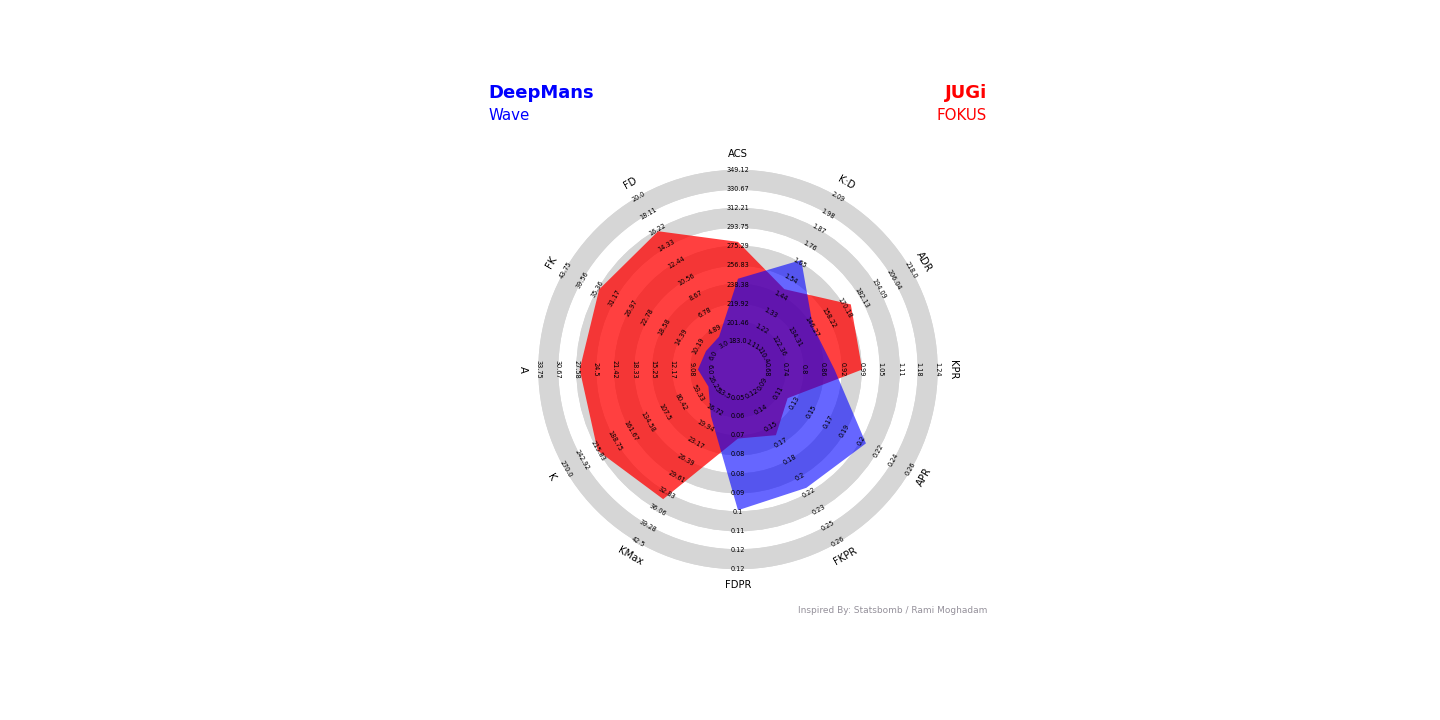

This figure's Python source:
import pandas as pd
import matplotlib.pyplot as plt
from soccerplots.radar_chart import Radar



#read in the data
df = pd.read_csv('TR.csv')
df.head()

df['Player'] = df['Player'].str.split('\n',expand=True)[0] #remove team names
df.head() 



df.Player.unique() #check if it actually worked



df = df[(df['Player']=='DeepMans') | (df['Player']=='JUGi')].reset_index()  #select the two [players]



df = df.drop(['index','Rnd','CL','D','Agents','Unnamed: 0','KAST','HS%','CL%'],axis=1) #drop the usleless colums 
df



#get parameters
params = list(df.columns) #creating a list of all the colums/metrics 
params = params[1:]
params



#add ranges to list of tuple pairs & fit percentile values for our stats for the players 
ranges = []
a_values = []
b_values = []

for x in params:
    a = min(df[params][x])
    a = a - (a*.25)
    
    b = max(df[params][x])
    b = b + (b*.25)
    
    ranges.append((a,b))
    
for x in range(len(df['Player'])):
    if df['Player'][x] == 'DeepMans':
        a_values = df.iloc[x].values.tolist()
    if df['Player'][x] == 'JUGi':
        b_values = df.iloc[x].values.tolist()
        
a_values = a_values[1:]
b_values = b_values[1:]

values = [a_values , b_values]
values 



#title 

title = dict(
    title_name='DeepMans',
    title_color = 'blue',
    subtitle_name = 'Wave',
    subtitle_color = 'blue',
    title_name_2='JUGi',
    title_color_2 = 'red',
    subtitle_name_2 = 'FOKUS',
    subtitle_color_2 = 'red',
    title_fontsize = 18,
    subtitle_fontsize=15
)



radar = Radar()

fig,ax = radar.plot_radar(ranges=ranges,params=params,values=values,
                         radar_color=['red','blue'],
                         alphas=[.75,.6],title=title,
                         compare=True)

plt.savefig('radar.png')
